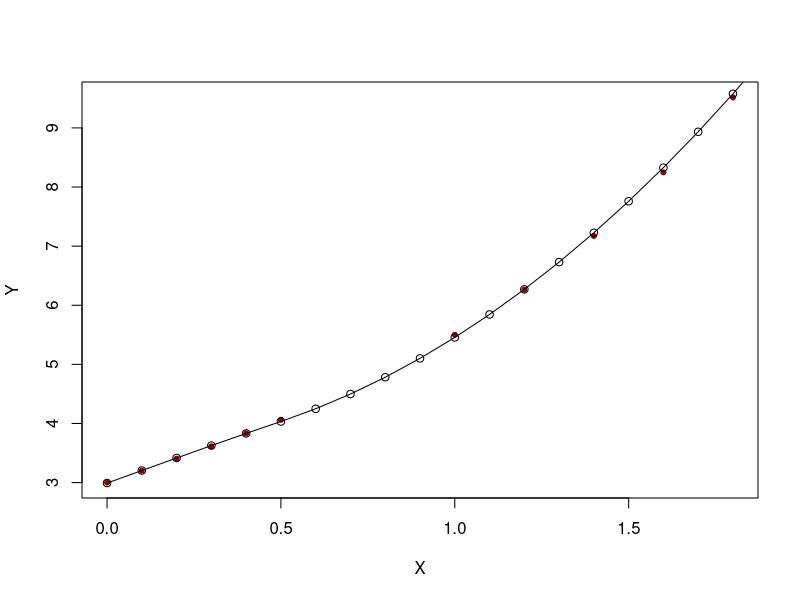
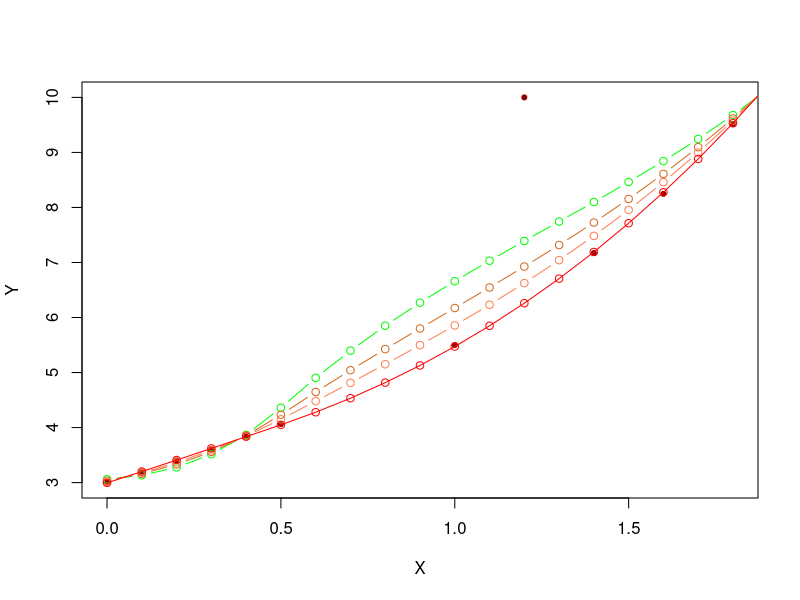
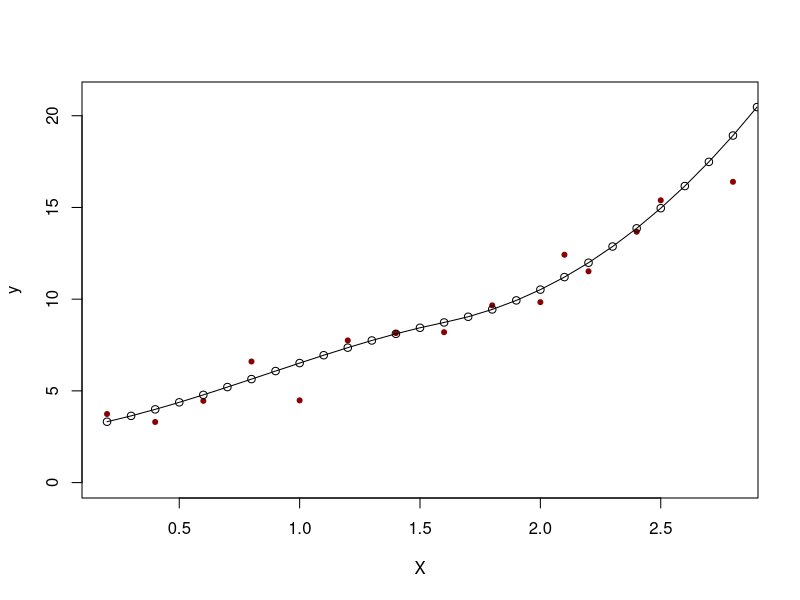
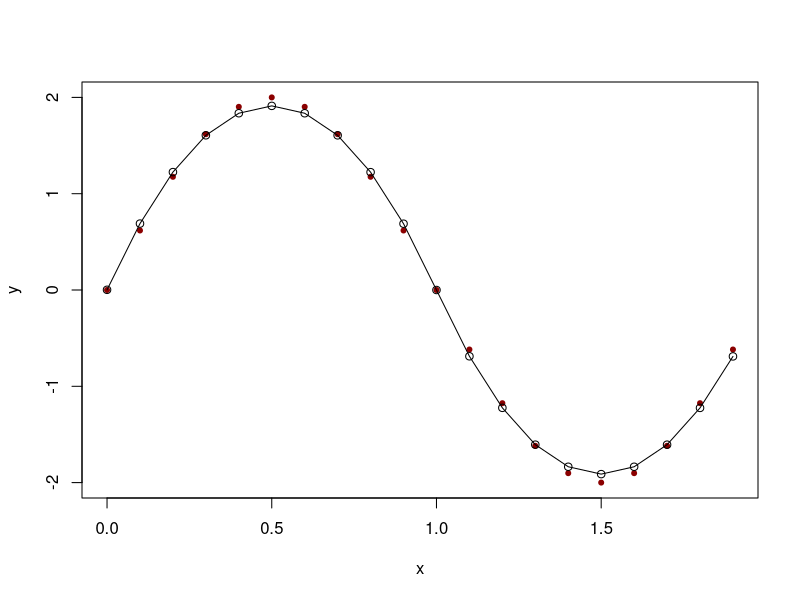
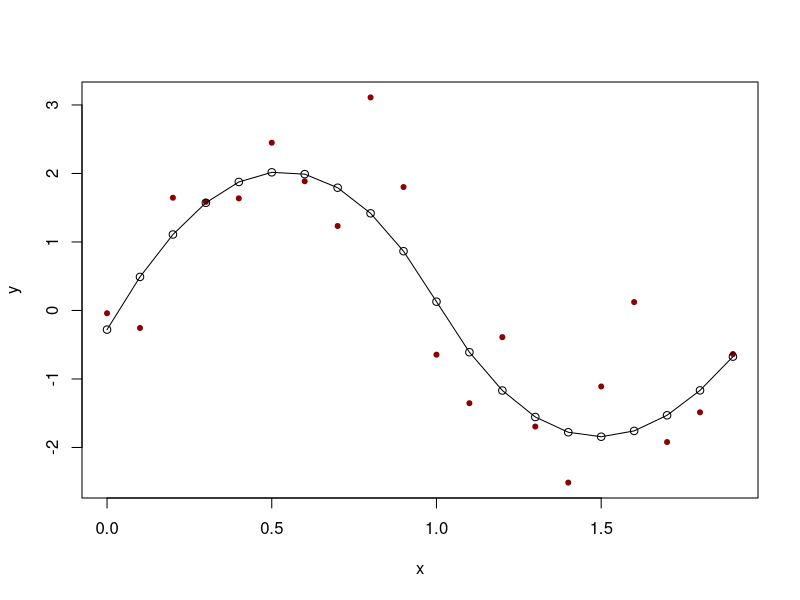
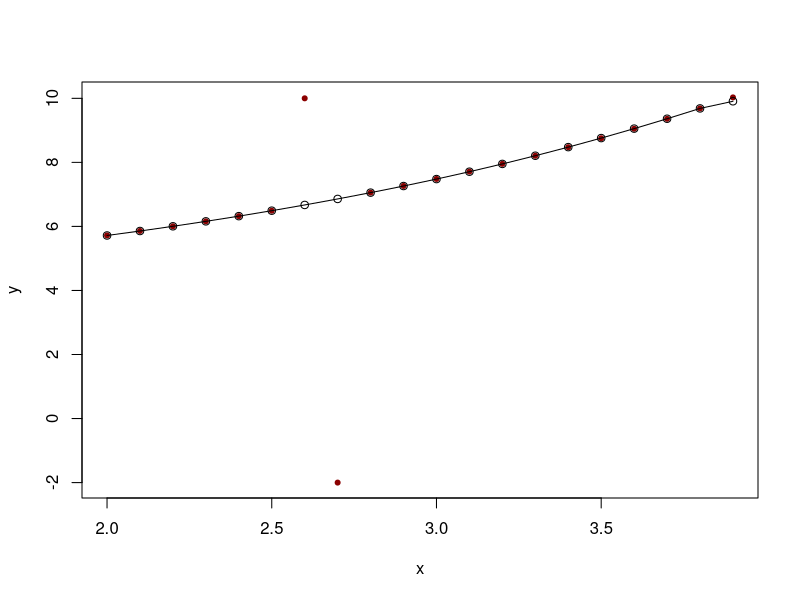

Reproduce these figures in R, in order.
#cubic clean
plot(c(0,0.1,0.2,0.3,0.4,0.5,1,1.2,1.4,1.6,1.8), c(3,3.2005000000000003, 3.404, 3.6135, 3.832, 4.0625, 5.5, 6.264, 7.172, 8.248000000000001, 9.516), col="dark red", pch=20, xlab = "X", ylab = "Y")
lines(seq(0, 1.9, 0.1),c(2.99214, 3.20438, 3.41629, 3.62624, 3.8326, 4.03375, 4.24886, 4.49833, 4.78239, 5.10129, 5.45524, 5.84449, 6.26927, 6.72981, 7.22635, 7.75912, 8.32835, 8.93429, 9.57715, 10.2572), type="o")

# cubic errored
plot(c(0,0.1,0.2,0.3,0.4,0.5,1,1.2,1.4,1.6,1.8), c(3,3.2005000000000003, 3.404, 3.6135, 3.832, 4.0625, 5.5, 10, 7.172, 8.248000000000001, 9.516), col="dark red", pch=20, xlab = "X", ylab = "Y")
# no w recalculation
lines(seq(0, 1.9, 0.1), c(3.06126, 3.13331, 3.2767, 3.51398, 3.86771, 4.36043, 4.90344, 5.39777, 5.85061, 6.26915, 6.66058, 7.03207, 7.39083, 7.74403, 8.09886, 8.4625, 8.84215, 9.24499, 9.6782, 10.149), type="b", col="green")
# 1 step clean
lines(seq(0, 1.9, 0.1), c(3.03414, 3.16113, 3.33143, 3.5581, 3.85422, 4.23286, 4.64661, 5.04258, 5.42565, 5.80068, 6.17254, 6.5461, 6.92623, 7.31779, 7.72567, 8.15471, 8.6098, 9.0958, 9.61757, 10.18), type="b", col="chocolate")
# 2 step clean
lines(seq(0, 1.9, 0.1), c(3.0166, 3.17912, 3.36681, 3.58663, 3.8455, 4.15037, 4.48054, 4.81292, 5.15087, 5.49776, 5.85697, 6.23187, 6.62582, 7.04219, 7.48436, 7.95569, 8.45956, 8.99933, 9.57837, 10.2001), type="b", col="coral")
# cleaned
lines(seq(0, 1.9, 0.1), c(2.99526, 3.201, 3.40987, 3.62133, 3.83489, 4.05001, 4.2785, 4.5335, 4.81656, 5.12922, 5.47304, 5.84956, 6.26033, 6.70688, 7.19078, 7.71356, 8.27677, 8.88196, 9.53068, 10.2245), type="o", col="red")


# cubic noized
plot(c(0.2, 0.4, 0.6, 0.8,1,1.2,1.4,1.6,1.8,2,2.1,2.2,2.4,2.5,2.8), c(3.738977, 3.304589, 4.455482, 6.601021, 4.482646,  7.750085,  8.151103, 8.2, 9.662092,  9.837539, 12.421401, 11.518922, 13.675773, 15.389647,16.398104), col="dark red", pch=20, xlab = "X", ylab = "y", ylim = c(0, 21))
lines(seq(0.2, 2.9, 0.1), c(3.31882, 3.6378, 3.99254, 4.3767, 4.78394, 5.20792, 5.6423, 6.08074, 6.51689, 6.94441, 7.35698, 7.74823, 8.11184, 8.44146, 8.73075, 9.04155, 9.44166, 9.93365, 10.5201, 11.2036, 11.9867, 12.8719, 13.862, 14.9593, 16.1666, 17.4864, 18.9212, 20.4737), type="o")

# sin
plot(seq(0,1.9,0.1), c(0,0.6180339887498948,1.1755705045849463,1.618033988749895,1.902113032590307,2,1.902113032590307,1.618033988749895,1.1755705045849465,0.618033988749895,0,-0.6180339887498955,-1.1755705045849467,-1.6180339887498947,-1.902113032590307,-2,-1.9021130325903073,-1.618033988749894,-1.1755705045849467,-0.6180339887498952), col="dark red", pch=20, xlab = "x", ylab = "y")
lines(seq(0,1.9,0.1), c(0.00206611, 0.689598, 1.2244, 1.60643, 1.83565, 1.91203, 1.83553, 1.60611, 1.22374, 0.688383, 1.07172e-15, -0.688383, -1.22374, -1.60611, -1.83553, -1.91203, -1.83565, -1.60643, -1.2244, -0.689598), type="o")

# sin noized
plot(seq(0,1.9,0.1), c( -0.04043223, -0.25557071, 1.64571696,  1.58625148,  1.63642915,  2.44901220,  1.88629596,  1.23312488,  3.11046460,  1.80194567, -0.64562125, -1.35381652, -0.38962832, -1.69461769, -2.51276798, -1.10974818,  0.12250472, -1.92072347, -1.48667947, -0.63643017), col="dark red", pch=20, xlab = "x", ylab = "y")
lines(seq(0,1.9,0.1), c(-0.279554, 0.490287, 1.10889, 1.57221, 1.87622, 2.01687, 1.99013, 1.79197, 1.41834, 0.865203, 0.12853, -0.609377, -1.16832, -1.55548, -1.77806, -1.84325, -1.75825, -1.53024, -1.16642, -0.673985), type="o")

# exp errored
plot(seq(2,3.9, 0.1), c(5.718281828459045,5.857651118063163,6.004166023946434,6.1581929096897685,6.320116922736547,6.490342957461841,10, -2,7.055199966844675,7.263114515168819,7.481689070338066,7.711470182590743,7.953032424395117,8.20697982717985,8.473947391727203,8.754602676005733,9.04964746441295,9.359819522601835,9.685894442279274,10.028687580589299), col="dark red", pch=20, xlab = "x", ylab = "y")
lines(seq(2,3.9, 0.1), c(5.71694, 5.85673, 6.00375, 6.15831, 6.32071, 6.49126, 6.67028, 6.85806, 7.05493, 7.26118, 7.47855, 7.70863, 7.95155, 8.20742, 8.47635, 8.75847, 9.05387, 9.3627, 9.68505, 9.90795), type="o" )
